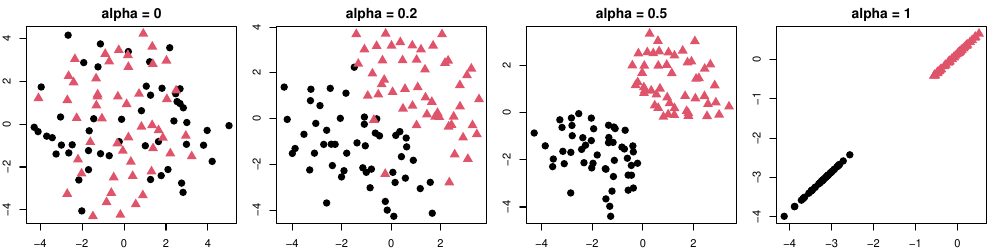

The R source for this figure:
library(superMDS)

#### Simulation
set.seed(10101)
library(MASS)
x <- mvrnorm(100, rep(0, 10), diag(1, 10, 10))
y_lab <- c(rep(1, 50), rep(2, 50))
x_dist <- dist(x)
x_distmat <- matrix(0, nrow = 100, ncol = 100)
pnt = 0
for(i in 1:99){
  len = 100-i
  x_distmat[(i+1):100, i] = x_dist[(pnt+1):(pnt+len)]
  pnt = pnt+len
}
x_distmat = x_distmat + t(x_distmat)
x_smds <- list(
  a.0 =  TrainSuperMDS(d = x_distmat, y = y_lab, alpha = 0.0),
  a.2 =  TrainSuperMDS(d = x_distmat, y = y_lab, alpha = 0.2),
  a.5 =  TrainSuperMDS(d = x_distmat, y = y_lab, alpha = 0.5),
  a.10 = TrainSuperMDS(d = x_distmat, y = y_lab, alpha = 1)
)

pdf("sim_smds.pdf", height = 2.5, width = 10)
par(mfrow = c(1,4), mar = c(2,2,2,1))
plot(x_smds$a.0$z, col = y_lab, 
     pch = ifelse(y_lab == 1, 16, 17), cex = 1.5,
     xlab = "", ylab = "", main = "alpha = 0")
plot(x_smds$a.2$z, col = y_lab, 
     pch = ifelse(y_lab == 1, 16, 17), cex = 1.5,
     xlab = "", ylab = "", main = "alpha = 0.2")
plot(x_smds$a.5$z, col = y_lab, 
     pch = ifelse(y_lab == 1, 16, 17), cex = 1.5,
     xlab = "", ylab = "", main = "alpha = 0.5")
plot(x_smds$a.10$z, col = y_lab, 
     pch = ifelse(y_lab == 1, 16, 17), cex = 1.5,
     xlab = "", ylab = "", main = "alpha = 1")
dev.off()